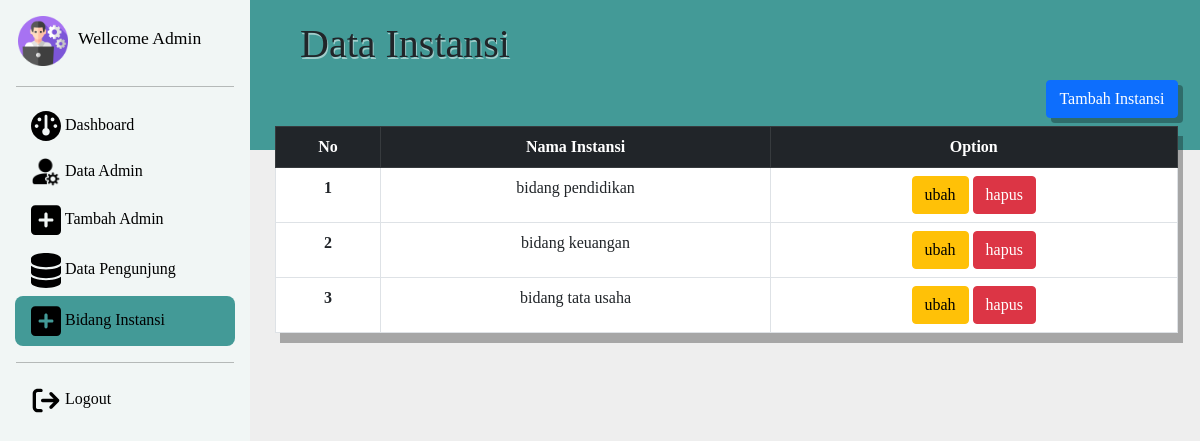
The page /admin/agency.php (signed in) on the database its author committed.
### tables this page shows
CREATE TABLE `dtinstansi` (
  `id` int(200) NOT NULL,
  `namaInstansi` varchar(255) NOT NULL
);

### function/functions.php (called while the page is built, shortened)
<?php
$conn = mysqli_connect("localhost", "root", "", "dbdinaspendidikan");
function query($query)
{
    global $conn;
    $result = mysqli_query($conn, $query);
    $rows = [];
    while ($row = mysqli_fetch_assoc($result)) {
        $rows[] = $row;
    }
    return $rows;
}

### admin/agency.php (the view, shortened to what this page needs)
<?php
require '../function/functions.php';
$data = query("SELECT * FROM dtinstansi");
?>
<!doctype html>
<html lang="en">
<head>
    <link rel="stylesheet" href="../bootstrap/css/bootstrap.min.css">
    <link rel="stylesheet" href="css/agency.css">
</head>
<body>
    <div class="main-container d-flex">
        <div class="sidebar" id="side-nav">
            <div class="header-box px-2 pb-1 pt-2 d-flex">
                <img class="imgAdmin my-auto pt-2" src="icon/software-engineer.png" alt="">
                <h1 class="h1">Wellcome Admin</h1>
            </div>
            <hr class="lineColor mx-3">
            <ul class="list-unstyled items">
                <li class=""><a class="py-2 px-3 d-block" href="index.php"><img class="icon" src="icon/dasboard.svg" alt=""> dashboard</a></li>
                <li class=""><a class="py-2 px-3 d-block" href="dataAdmin.php"><img class="icon" src="icon/admin.png" alt=""> data admin</a></li>
                <li class=""><a class="py-2 px-3 d-block" href="newAdmin.php"><img class="icon" src="icon/tambah.svg" alt=""> tambah admin</a></li>
                <li class=""><a class="py-2 px-3 d-block" href="visitor.php"><img class="icon" src="icon/dataPengunjung.svg" alt=""> data pengunjung</a></li>
                <li class="active"><a class="py-2 px-3 d-block" href="agency.php"><img class="icon" src="icon/tambah.svg" alt=""> bidang instansi</a></li>
            </ul>
            <hr class="lineColor mx-3">
            <ul class="list-unstyled items">
                <li class=""><a class="py-2 px-3 d-block" href="logout.php"><img class="icon" src="icon/logout.svg" alt=""> logout</a></li>
            </ul>
        </div>
        <div class="content">
            <div class="mainContent">
                <div class="title">
                    <h1 class="titleContent">Data instansi</h1>
                </div>
                <div class="dtTabel">
                    <div class="btnNew d-flex justify-content-end mb-2"><button class="btn btn-primary btnNewAdm "><a href="addAgency.php">Tambah Instansi</a></button></div>
                    <table class="table table-bordered">
                        <thead class="table-dark">
                            <tr>
                                <th scope="col">No</th>
                                <th scope="col">Nama Instansi</th>
                                <th scope="col">Option</th>
                            </tr>
                        </thead>
                        <tbody>
                            <?php $i = 1; ?>
                            <?php foreach ($data as $dt) : ?>
                                <tr>
                                    <th scope="row"><?= $i; ?></th>
                                    <td><?= $dt["namaInstansi"]; ?></td>
                                    <td><a class="btn btn-warning" href="updateAgency.php?id=<?= $dt["id"]; ?>">ubah</a>
                                        <a class="btn btn-danger" href="deleteAgency.php?id=<?= $dt["id"]; ?>">hapus</a>
                                    </td>
                                </tr>
                                <?php $i++; ?>
                            <?php endforeach; ?>
                        </tbody>
                    </table>
                </div>
            </div>
        </div>
    </div>
</body>
</html>

### admin/css/agency.css (style rules this page uses)
* { margin-top: 0; padding: 0; font-family: "poppins"; }
.main-container { background-color: #eee; }
#side-nav { background-color: #f1f6f5; min-width: 250px; max-width: 250px; transition: all 0.4s; text-transform: capitalize; }
.imgAdmin { width: 50px; margin-left: 10px; margin-right: 10px; }
.h1 { color: black; text-align: center; font-size: 1.1rem; padding-top: 20px; }
.content { width: 100%; min-height: 100vh; }
.icon { width: 30px; }
.lineColor { background: rgb(0, 0, 0); }
.items { margin-left: 15px; margin-right: 15px; }
.sidebar ul li a { text-decoration: none; color: black; }
.sidebar ul .active { background-color: #439a97; border-radius: 8px; }
.sidebar ul li, .sidebar ul .active a:hover { color: #fff; }
.mainContent { position: relative; }
.title { background-color: #439a97; height: 150px; }
.titleContent { padding: 20px 0 0 10px; margin-left: 40px; text-shadow: 1px 2px rgba(255, 255, 255, 0.5); text-transform: capitalize; }
.dtTabel { max-width: 95%; text-align: center; position: relative; z-index: 1; margin-top: -50px; margin-left: 25px; }
.btnNewAdm { box-shadow: 5px 5px rgba(0, 0, 0, 0.3); margin-top: -20px; }
.btnNewAdm a { text-decoration: none; list-style: none; color: #fff; }
.table { background-color: #fff; box-shadow: 5px 10px rgba(0, 0, 0, 0.3); }

### rows shown on the page
dtinstansi: namaInstansi "bidang pendidikan"
dtinstansi: namaInstansi "bidang keuangan"
dtinstansi: namaInstansi "bidang tata usaha"
